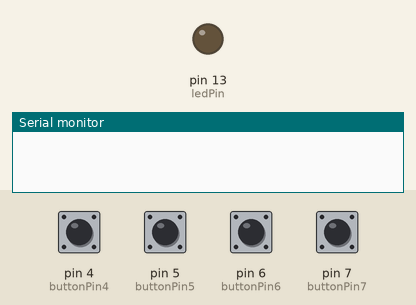
The sketch below on a simulated Arduino Uno, built with avr-gcc and run on an emulated ATmega328P. On the bench: output pins drawn as LEDs (lit = HIGH), the last lines printed to the serial monitor. The test bench sets the inputs (shaded band); at power-on: pin 4 (buttonPin4), pin 5 (buttonPin5), pin 6 (buttonPin6), pin 7 (buttonPin7) LOW.

Above: at 1.2 s.
1.3 s: pin 4 (buttonPin4) pulled HIGH for 0.15 s
At 2.2 s:
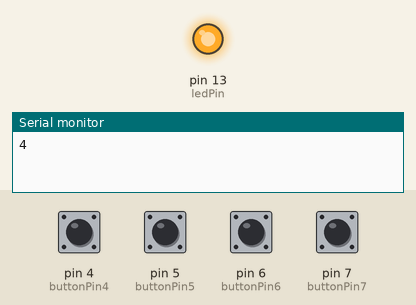
Timing chart, 0 to 4.3 s (numbered marks = the images above; inputs shaded):
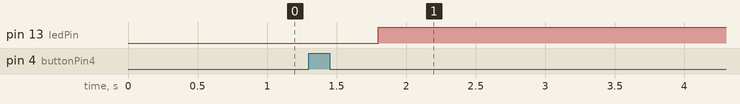

Measured:
- after the input at 1.3 s, pin 13 (ledPin): LOW → HIGH after 0.50 s

The sketch:

RFSwitch.ino
```cpp
const int buttonPin4 = 4;     // the number of the pushbutton pin
const int buttonPin5 = 5;     // the number of the pushbutton pin
const int buttonPin6 = 6;     // the number of the pushbutton pin
const int buttonPin7 = 7;     // the number of the pushbutton pin
const int ledPin =  13;      // the number of the LED pin

// variables will change:
int buttonState = 0;         // variable for reading the pushbutton status

void setup() {
  Serial.begin(9600);
  // initialize the LED pin as an output:
  pinMode(ledPin, OUTPUT);
  // initialize the pushbutton pin as an input:
  pinMode(buttonPin4, INPUT);
  pinMode(buttonPin5, INPUT);
  pinMode(buttonPin6, INPUT);
  pinMode(buttonPin7, INPUT);

}

void loop() {
  // read the state of the pushbutton value:
  buttonState = digitalRead(buttonPin4);
  if(digitalRead(buttonPin4)){
    Serial.println(4);
    delay(500);
  }
   if(digitalRead(buttonPin5)){
    Serial.println(5);
    delay(500);
  }
   if(digitalRead(buttonPin6)){
    Serial.println(6);
    delay(500);
  } if(digitalRead(buttonPin7)){
    Serial.println(7);
    delay(500);
  }

  // check if the pushbutton is pressed.
  // if it is, the buttonState is HIGH:
  if (buttonState == HIGH) {
    // turn LED on:
    digitalWrite(ledPin, HIGH);
  } else {
    // turn LED off:
    //digitalWrite(ledPin, LOW);
  }
}
```
